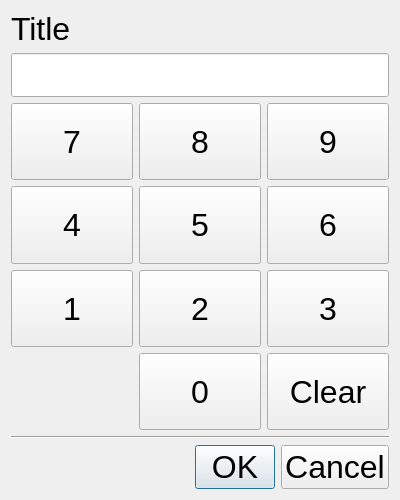
<?xml version="1.0" encoding="UTF-8"?>
<ui version="4.0">
 <class>NumberPadDialogBox</class>
 <widget class="QDialog" name="NumberPadDialogBox">
  <property name="geometry">
   <rect>
    <x>0</x>
    <y>0</y>
    <width>400</width>
    <height>500</height>
   </rect>
  </property>
  <property name="minimumSize">
   <size>
    <width>400</width>
    <height>500</height>
   </size>
  </property>
  <property name="maximumSize">
   <size>
    <width>400</width>
    <height>500</height>
   </size>
  </property>
  <property name="windowTitle">
   <string>TimeTrack4237</string>
  </property>
  <layout class="QVBoxLayout" name="verticalLayout">
   <item>
    <widget class="QLabel" name="title">
     <property name="sizePolicy">
      <sizepolicy hsizetype="Preferred" vsizetype="Fixed">
       <horstretch>0</horstretch>
       <verstretch>0</verstretch>
      </sizepolicy>
     </property>
     <property name="font">
      <font>
       <pointsize>24</pointsize>
      </font>
     </property>
     <property name="text">
      <string>Title</string>
     </property>
    </widget>
   </item>
   <item>
    <widget class="QLineEdit" name="entry">
     <property name="font">
      <font>
       <pointsize>24</pointsize>
      </font>
     </property>
    </widget>
   </item>
   <item>
    <layout class="QGridLayout" name="gridLayout">
     <item row="0" column="0">
      <widget class="QPushButton" name="seven">
       <property name="sizePolicy">
        <sizepolicy hsizetype="Minimum" vsizetype="Preferred">
         <horstretch>0</horstretch>
         <verstretch>0</verstretch>
        </sizepolicy>
       </property>
       <property name="font">
        <font>
         <pointsize>24</pointsize>
        </font>
       </property>
       <property name="focusPolicy">
        <enum>Qt::NoFocus</enum>
       </property>
       <property name="text">
        <string>7</string>
       </property>
      </widget>
     </item>
     <item row="1" column="0">
      <widget class="QPushButton" name="four">
       <property name="sizePolicy">
        <sizepolicy hsizetype="Minimum" vsizetype="Preferred">
         <horstretch>0</horstretch>
         <verstretch>0</verstretch>
        </sizepolicy>
       </property>
       <property name="font">
        <font>
         <pointsize>24</pointsize>
        </font>
       </property>
       <property name="focusPolicy">
        <enum>Qt::NoFocus</enum>
       </property>
       <property name="text">
        <string>4</string>
       </property>
      </widget>
     </item>
     <item row="3" column="1">
      <widget class="QPushButton" name="two">
       <property name="sizePolicy">
        <sizepolicy hsizetype="Minimum" vsizetype="Preferred">
         <horstretch>0</horstretch>
         <verstretch>0</verstretch>
        </sizepolicy>
       </property>
       <property name="font">
        <font>
         <pointsize>24</pointsize>
        </font>
       </property>
       <property name="focusPolicy">
        <enum>Qt::NoFocus</enum>
       </property>
       <property name="text">
        <string>2</string>
       </property>
      </widget>
     </item>
     <item row="3" column="2">
      <widget class="QPushButton" name="three">
       <property name="sizePolicy">
        <sizepolicy hsizetype="Minimum" vsizetype="Preferred">
         <horstretch>0</horstretch>
         <verstretch>0</verstretch>
        </sizepolicy>
       </property>
       <property name="font">
        <font>
         <pointsize>24</pointsize>
        </font>
       </property>
       <property name="focusPolicy">
        <enum>Qt::NoFocus</enum>
       </property>
       <property name="text">
        <string>3</string>
       </property>
      </widget>
     </item>
     <item row="1" column="2">
      <widget class="QPushButton" name="six">
       <property name="sizePolicy">
        <sizepolicy hsizetype="Minimum" vsizetype="Preferred">
         <horstretch>0</horstretch>
         <verstretch>0</verstretch>
        </sizepolicy>
       </property>
       <property name="font">
        <font>
         <pointsize>24</pointsize>
        </font>
       </property>
       <property name="focusPolicy">
        <enum>Qt::NoFocus</enum>
       </property>
       <property name="text">
        <string>6</string>
       </property>
      </widget>
     </item>
     <item row="4" column="1">
      <widget class="QPushButton" name="zero">
       <property name="sizePolicy">
        <sizepolicy hsizetype="Minimum" vsizetype="Preferred">
         <horstretch>0</horstretch>
         <verstretch>0</verstretch>
        </sizepolicy>
       </property>
       <property name="font">
        <font>
         <pointsize>24</pointsize>
        </font>
       </property>
       <property name="focusPolicy">
        <enum>Qt::NoFocus</enum>
       </property>
       <property name="text">
        <string>0</string>
       </property>
      </widget>
     </item>
     <item row="0" column="2">
      <widget class="QPushButton" name="nine">
       <property name="sizePolicy">
        <sizepolicy hsizetype="Minimum" vsizetype="Preferred">
         <horstretch>0</horstretch>
         <verstretch>0</verstretch>
        </sizepolicy>
       </property>
       <property name="font">
        <font>
         <pointsize>24</pointsize>
        </font>
       </property>
       <property name="focusPolicy">
        <enum>Qt::NoFocus</enum>
       </property>
       <property name="text">
        <string>9</string>
       </property>
      </widget>
     </item>
     <item row="3" column="0">
      <widget class="QPushButton" name="one">
       <property name="sizePolicy">
        <sizepolicy hsizetype="Minimum" vsizetype="Preferred">
         <horstretch>0</horstretch>
         <verstretch>0</verstretch>
        </sizepolicy>
       </property>
       <property name="font">
        <font>
         <pointsize>24</pointsize>
        </font>
       </property>
       <property name="focusPolicy">
        <enum>Qt::NoFocus</enum>
       </property>
       <property name="text">
        <string>1</string>
       </property>
      </widget>
     </item>
     <item row="0" column="1">
      <widget class="QPushButton" name="eight">
       <property name="sizePolicy">
        <sizepolicy hsizetype="Minimum" vsizetype="Preferred">
         <horstretch>0</horstretch>
         <verstretch>0</verstretch>
        </sizepolicy>
       </property>
       <property name="font">
        <font>
         <pointsize>24</pointsize>
        </font>
       </property>
       <property name="focusPolicy">
        <enum>Qt::NoFocus</enum>
       </property>
       <property name="text">
        <string>8</string>
       </property>
      </widget>
     </item>
     <item row="1" column="1">
      <widget class="QPushButton" name="five">
       <property name="sizePolicy">
        <sizepolicy hsizetype="Minimum" vsizetype="Preferred">
         <horstretch>0</horstretch>
         <verstretch>0</verstretch>
        </sizepolicy>
       </property>
       <property name="font">
        <font>
         <pointsize>24</pointsize>
        </font>
       </property>
       <property name="focusPolicy">
        <enum>Qt::NoFocus</enum>
       </property>
       <property name="text">
        <string>5</string>
       </property>
      </widget>
     </item>
     <item row="4" column="2">
      <widget class="QPushButton" name="clear">
       <property name="sizePolicy">
        <sizepolicy hsizetype="Minimum" vsizetype="Preferred">
         <horstretch>0</horstretch>
         <verstretch>0</verstretch>
        </sizepolicy>
       </property>
       <property name="font">
        <font>
         <pointsize>24</pointsize>
        </font>
       </property>
       <property name="focusPolicy">
        <enum>Qt::NoFocus</enum>
       </property>
       <property name="text">
        <string>Clear</string>
       </property>
      </widget>
     </item>
    </layout>
   </item>
   <item>
    <widget class="Line" name="line">
     <property name="orientation">
      <enum>Qt::Horizontal</enum>
     </property>
    </widget>
   </item>
   <item>
    <widget class="QDialogButtonBox" name="buttonBox">
     <property name="font">
      <font>
       <pointsize>24</pointsize>
      </font>
     </property>
     <property name="focusPolicy">
      <enum>Qt::TabFocus</enum>
     </property>
     <property name="orientation">
      <enum>Qt::Horizontal</enum>
     </property>
     <property name="standardButtons">
      <set>QDialogButtonBox::Cancel|QDialogButtonBox::Ok</set>
     </property>
    </widget>
   </item>
  </layout>
 </widget>
 <tabstops>
  <tabstop>entry</tabstop>
  <tabstop>zero</tabstop>
  <tabstop>clear</tabstop>
  <tabstop>one</tabstop>
  <tabstop>two</tabstop>
  <tabstop>three</tabstop>
  <tabstop>four</tabstop>
  <tabstop>five</tabstop>
  <tabstop>six</tabstop>
  <tabstop>seven</tabstop>
  <tabstop>eight</tabstop>
  <tabstop>nine</tabstop>
 </tabstops>
 <resources/>
 <connections/>
</ui>
